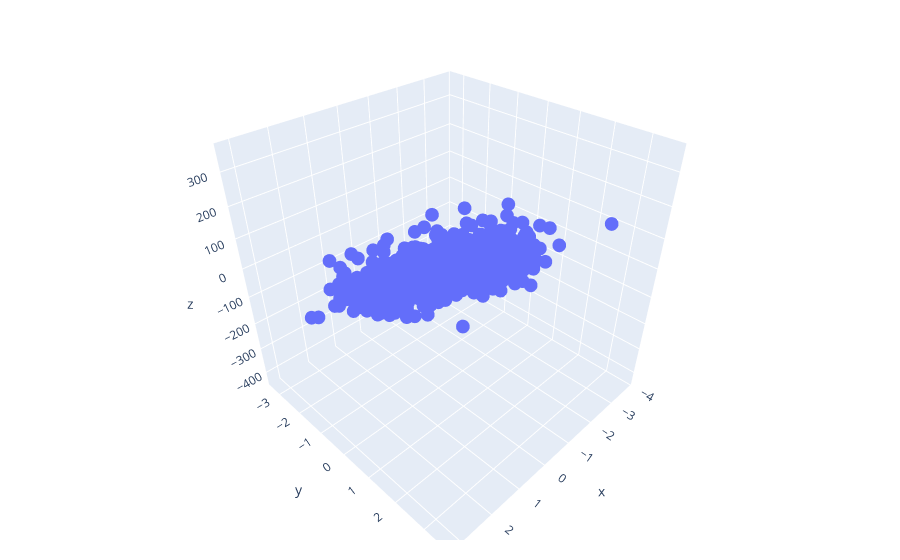

Notebook code for this chart:
### Code cell
fig = px.scatter_3d(x=df.X1,y=df.X2,z=df.Y)
fig.update_layout(margin=dict(l=20,r=20,t=20,b=20))
fig.show()

### Figure 1 — Plotly figure (JSON) as saved in the notebook; plotly's stock layout.template omitted (floating-point values rounded to 4 significant figures; data arrays with more than 128 entries replaced by an {"elided": "..."} marker saying what was removed)
{"data": [{"hovertemplate": "x=%{x}<br>y=%{y}<br>z=%{z}<extra></extra>", "legendgroup": "", "marker": {"color": "#636efa", "symbol": "circle"}, "mode": "markers", "name": "", "scene": "scene", "showlegend": false, "type": "scatter3d", "x": {"elided": "1000 float values"}, "y": {"elided": "1000 float values"}, "z": {"elided": "1000 float values"}}], "layout": {"legend": {"tracegroupgap": 0}, "margin": {"b": 20, "l": 20, "r": 20, "t": 20}, "scene": {"domain": {"x": [0, 1], "y": [0, 1]}, "xaxis": {"title": {"text": "x"}}, "yaxis": {"title": {"text": "y"}}, "zaxis": {"title": {"text": "z"}}}}}
